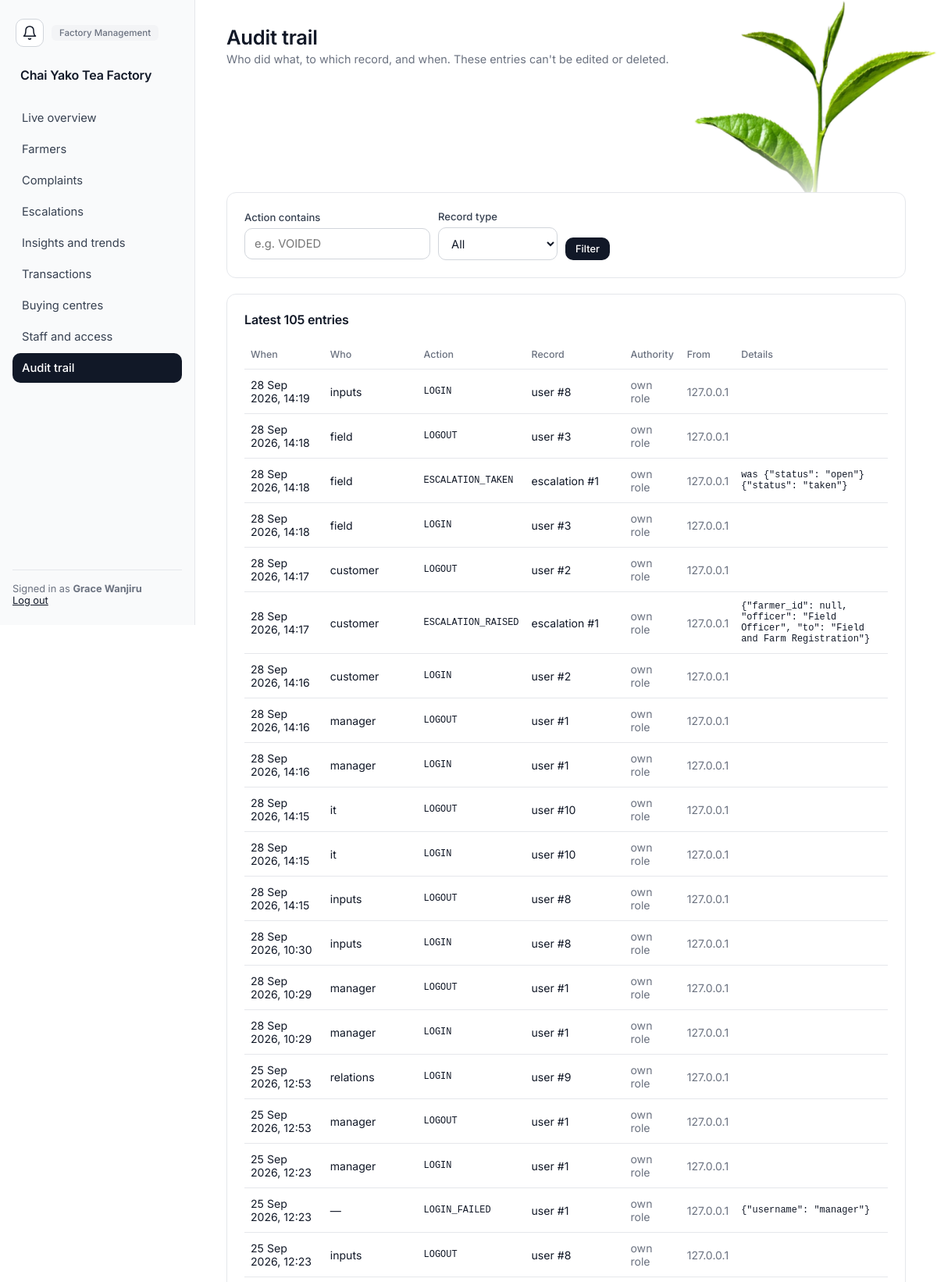
Screenshot of /management/audit (signed in, upper part) with the database file from the repository.
### app/models.py (models this page shows, shortened)
class Department(db.Model):
    __tablename__ = "departments"
    id = db.Column(db.Integer, primary_key=True)
    name = db.Column(db.String(100), unique=True, nullable=False)
    description = db.Column(db.String(255))
    status = db.Column(db.String(20), nullable=False, default="ACTIVE")
    created_at = db.Column(db.DateTime, nullable=False, default=utcnow)
    updated_at = db.Column(db.DateTime, nullable=False, default=utcnow, onupdate=utcnow)
    employees = db.relationship("Employee", back_populates="department")

class Employee(db.Model):
    __tablename__ = "employees"
    id = db.Column(db.Integer, primary_key=True)
    employee_number = db.Column(db.String(30), unique=True, nullable=False)
    first_name = db.Column(db.String(80), nullable=False)
    last_name = db.Column(db.String(80), nullable=False)
    phone = db.Column(db.String(30))
    email = db.Column(db.String(120))
    department_id = db.Column(db.Integer, db.ForeignKey("departments.id"), nullable=False, index=True)
    status = db.Column(db.String(20), nullable=False, default="ACTIVE")
    created_at = db.Column(db.DateTime, nullable=False, default=utcnow)
    updated_at = db.Column(db.DateTime, nullable=False, default=utcnow, onupdate=utcnow)
    department = db.relationship("Department", back_populates="employees")
    roles = db.relationship("Role", secondary=employee_roles, back_populates="employees")
    user = db.relationship("User", back_populates="employee", uselist=False)
    @property
    def full_name(self):
        return f"{self.first_name} {self.last_name}"

class AuditLog(db.Model):
    __tablename__ = "audit_logs"
    id = db.Column(db.Integer, primary_key=True)
    user_id = db.Column(db.Integer, db.ForeignKey("users.id"))
    action = db.Column(db.String(60), nullable=False)
    entity_type = db.Column(db.String(60))
    entity_id = db.Column(db.Integer)
    old_value = db.Column(db.Text)   # JSON
    new_value = db.Column(db.Text)   # JSON
    delegation_id = db.Column(db.Integer, db.ForeignKey("delegations.id"))
    ip_address = db.Column(db.String(45))
    created_at = db.Column(db.DateTime, nullable=False, default=utcnow)
    user = db.relationship("User")
    delegation = db.relationship("Delegation")
    __table_args__ = (
        db.Index("ix_audit_entity", "entity_type", "entity_id"),
        db.Index("ix_audit_created", "created_at"),
    )

class User(UserMixin, db.Model):
    __tablename__ = "users"
    id = db.Column(db.Integer, primary_key=True)
    employee_id = db.Column(db.Integer, db.ForeignKey("employees.id"), unique=True, nullable=False)
    username = db.Column(db.String(80), unique=True, nullable=False)
    password_hash = db.Column(db.String(255), nullable=False)
    pin_hash = db.Column(db.String(255))
    status = db.Column(db.String(20), nullable=False, default="ACTIVE")
    last_login_at = db.Column(db.DateTime)
    created_at = db.Column(db.DateTime, nullable=False, default=utcnow)
    updated_at = db.Column(db.DateTime, nullable=False, default=utcnow, onupdate=utcnow)
    employee = db.relationship("Employee", back_populates="user")
    @property
    def is_active(self):
        return self.status == "ACTIVE" and self.employee.status == "ACTIVE"
    @property
    def full_name(self):
        return self.employee.full_name
    @property
    def department(self):
        return self.employee.department

### app/management.py (the view)
@management_bp.route("/audit")
@permission_required("VIEW_AUDIT_LOG")
def audit():
    action = request.args.get("action", "").strip().upper()
    entity = request.args.get("entity", "").strip()
    query = AuditLog.query.outerjoin(User, User.id == AuditLog.user_id)
    if action:
        query = query.filter(AuditLog.action.like(f"%{action}%"))
    if entity:
        query = query.filter(AuditLog.entity_type == entity)
    entries = query.order_by(AuditLog.id.desc()).limit(200).all()
    entity_types = [row[0] for row in db.session.query(AuditLog.entity_type).distinct().order_by(AuditLog.entity_type)
                    if row[0]]
    return render_template("management/audit.html", entries=entries, action=action, entity=entity,
                           entity_types=entity_types)

### app/navigation.py (called while the page is built)
def home_endpoint(user):
    for permission, endpoint in _HOME:
        if has_permission(user, permission):
            return endpoint
    return "notices.board"          # an account with no working role still gets somewhere

def nav_items(user):
    allowed = [(endpoint, label) for endpoint, label, rule in _NAV
               if rule(lambda name: has_permission(user, name))]
    home = home_endpoint(user)
    allowed.sort(key=lambda item: item[0] != home)      # stable: only the home item moves up
    return allowed

def home_url(user):
    return url_for(home_endpoint(user))

### app/permissions.py (called while the page is built)
def role_permission_names(user):
    cache = g.setdefault("_role_permissions", {})
    if user.id not in cache:
        cache[user.id] = {
            permission.name
            for role in user.employee.roles if role.status == "ACTIVE"
            for permission in role.permissions
        }
    return cache[user.id]

def active_delegations(user):
    cache = g.setdefault("_active_delegations", {})
    if user.id not in cache:
        now = utcnow()
        rows = Delegation.query.filter_by(delegate_employee_id=user.employee_id, status="ACTIVE").all()
        cache[user.id] = [
            d for d in rows
            if delegation_is_active(d.status, d.start_at, d.expires_at, d.withdrawn_at, now)
        ]
    return cache[user.id]

def permission_source(user, name):
    if user is None or not getattr(user, "is_authenticated", False):
        return None
    if name in role_permission_names(user):
        return ("role", None)
    for delegation in active_delegations(user):
        if delegation.permission.name == name:
            return ("delegation", delegation.id)
    return None

def has_permission(user, name):
    return permission_source(user, name) is not None

def permission_required(*names):
    assert names, "permission_required() needs at least one permission name"
    def decorator(view):
        @wraps(view)
        @login_required
        def wrapped(*args, **kwargs):
            for name in names:
                source = permission_source(current_user, name)
                if source is not None:
                    g.acting_delegation_id = source[1]
                    return view(*args, **kwargs)
            abort(403)
        return wrapped
    return decorator

### app/services.py (called while the page is built)
def _live_notices():
    return Notice.query.filter(
        Notice.is_active.is_(True),
        or_(Notice.expires_at.is_(None), Notice.expires_at > utcnow()),
    )

### app/templates/management/audit.html (shortened to what this page needs)
{% extends "layout/base.html" %}
{% block content %}
<div class="topbar">
  <div class="greeting"><h1>Audit trail</h1><p>Who did what, to which record, and when. These entries can't be edited or deleted.</p></div>
</div>
<div class="card mb">
  <form method="GET" class="chart-toolbar" style="margin:0;">
    <div><label>Action contains</label><input type="text" name="action" value="{{ action }}" placeholder="e.g. VOIDED"></div>
    <div><label>Record type</label>
      <select name="entity"><option value="">All</option>
      </select></div>
    <div style="align-self:flex-end;"><button class="btn btn-primary btn-sm" type="submit">Filter</button></div>
  </form>
</div>
<div class="card">
  <div class="card-header"><h3>Latest {{ entries|length }} entries</h3></div>
  <div class="table-scroll">
  <table>
    <thead><tr><th>When</th><th>Who</th><th>Action</th><th>Record</th><th>Authority</th><th>From</th><th>Details</th></tr></thead>
    <tbody>
      {% for e in entries %}
      <tr>
        <td>{{ e.created_at|eat }}</td>
        <td>{{ e.user.username if e.user else '—' }}</td>
        <td class="mono">{{ e.action }}</td>
        <td>{{ e.entity_type or '—' }}{% if e.entity_id %} #{{ e.entity_id }}{% endif %}</td>
        <td>{% if e.delegation_id %}<span class="tag tag-dept">delegation #{{ e.delegation_id }}</span>{% else %}<span class="muted">own role</span>{% endif %}</td>
        <td class="muted">{{ e.ip_address or '' }}</td>
        <td class="mono" style="max-width:340px; word-break:break-word;">{% if e.old_value %}was {{ e.old_value }}<br>{% endif %}{{ e.new_value or '' }}</td>
      </tr>
      {% endfor %}
    </tbody>
  </table>
  </div>
</div>
{% endblock %}

### app/templates/layout/base.html (shortened to what this page needs)
<!DOCTYPE html>
<html lang="en">
<head>
<link rel="stylesheet" href="{{ url_for('static', filename='css/style.css') }}">
</head>
<body>
{% set bell_count = (unread_notices or 0) + (escalations_waiting or 0) %}
<div class="app-shell">
  <img class="leaf-corner" src="{{ url_for('static', filename='img/tea-leaf.png') }}" alt="" aria-hidden="true">
  <aside class="sidebar factory" id="sidebar">
    <div class="sidebar-top">
      <a href="{{ url_for('notices.board') }}" class="bell " aria-label="Notices" title="Notices"><svg viewBox="0 0 24 24" fill="none" stroke="currentColor" stroke-width="1.8" stroke-linecap="round" stroke-linejoin="round" aria-hidden="true"><path d="M18 8A6 6 0 0 0 6 8c0 7-3 9-3 9h18s-3-2-3-9"/><path d="M13.7 21a2 2 0 0 1-3.4 0"/></svg></a>
      <span class="role-badge">{{ current_user.department.name }}</span>
    </div>
    <div class="brand">{{ factory_name }}</div>
    <nav class="sidebar-links">
      {% for endpoint, label in nav_items %}
        <a href="{{ url_for(endpoint) }}" class="nav-link {% if request.endpoint and request.endpoint.startswith(endpoint) %}active{% endif %}">{{ label }}</a>
      {% endfor %}
    </nav>
    <div class="sidebar-footer">
      Signed in as <strong>{{ current_user.full_name }}</strong><br>
      <a href="{{ url_for('auth.logout') }}">Log out</a>
    </div>
  </aside>
  <main class="main-area">
    {% block content %}{% endblock %}
  </main>
</div>
</body>
</html>

### rows the page displays
Department: department.name "Factory Management"
Employee: full_name "Grace Wanjiru"
AuditLog: created_at|eat "28 Sep 2026, 14:19", user "inputs", action "LOGIN", entity_type "user", entity_id "8", shows "own role", ip_address "127.0.0.1"
AuditLog: created_at|eat "28 Sep 2026, 14:18", user "field", action "LOGOUT", entity_type "user", entity_id "3", shows "own role", ip_address "127.0.0.1"
AuditLog: created_at|eat "28 Sep 2026, 14:18", user "field", action "ESCALATION_TAKEN", entity_type "escalation", entity_id "1", shows "own role", ip_address "127.0.0.1", old_value "{\"status\": \"open\"}", new_value "{\"status\": \"taken\"}"
AuditLog: created_at|eat "28 Sep 2026, 14:18", user "field", action "LOGIN", entity_type "user", entity_id "3", shows "own role", ip_address "127.0.0.1"
AuditLog: created_at|eat "28 Sep 2026, 14:17", user "customer", action "LOGOUT", entity_type "user", entity_id "2", shows "own role", ip_address "127.0.0.1"
AuditLog: created_at|eat "28 Sep 2026, 14:17", user "customer", action "ESCALATION_RAISED", entity_type "escalation", entity_id "1", shows "own role", ip_address "127.0.0.1", new_value "{\"farmer_id\": null, \"officer\": \"Field Officer\", \"to\": \"Field and Farm Registration\"}"
AuditLog: created_at|eat "28 Sep 2026, 14:16", user "customer", action "LOGIN", entity_type "user", entity_id "2", shows "own role", ip_address "127.0.0.1"
AuditLog: created_at|eat "28 Sep 2026, 14:16", user "manager", action "LOGOUT", entity_type "user", entity_id "1", shows "own role", ip_address "127.0.0.1"
AuditLog: created_at|eat "28 Sep 2026, 14:16", user "manager", action "LOGIN", entity_type "user", entity_id "1", shows "own role", ip_address "127.0.0.1"
AuditLog: created_at|eat "28 Sep 2026, 14:15", user "it", action "LOGOUT", entity_type "user", entity_id "10", shows "own role", ip_address "127.0.0.1"
AuditLog: created_at|eat "28 Sep 2026, 14:15", user "it", action "LOGIN", entity_type "user", entity_id "10", shows "own role", ip_address "127.0.0.1"
AuditLog: created_at|eat "28 Sep 2026, 14:15", user "inputs", action "LOGOUT", entity_type "user", entity_id "8", shows "own role", ip_address "127.0.0.1"
AuditLog: created_at|eat "28 Sep 2026, 10:30", user "inputs", action "LOGIN", entity_type "user", entity_id "8", shows "own role", ip_address "127.0.0.1"
AuditLog: created_at|eat "28 Sep 2026, 10:29", user "manager", action "LOGOUT", entity_type "user", entity_id "1", shows "own role", ip_address "127.0.0.1"
AuditLog: created_at|eat "28 Sep 2026, 10:29", user "manager", action "LOGIN", entity_type "user", entity_id "1", shows "own role", ip_address "127.0.0.1"
AuditLog: created_at|eat "25 Sep 2026, 12:53", user "relations", action "LOGIN", entity_type "user", entity_id "9", shows "own role", ip_address "127.0.0.1"
AuditLog: created_at|eat "25 Sep 2026, 12:53", user "manager", action "LOGOUT", entity_type "user", entity_id "1", shows "own role", ip_address "127.0.0.1"
AuditLog: created_at|eat "25 Sep 2026, 12:23", user "manager", action "LOGIN", entity_type "user", entity_id "1", shows "own role", ip_address "127.0.0.1"
AuditLog: created_at|eat "25 Sep 2026, 12:23", user "—", action "LOGIN_FAILED", entity_type "user", entity_id "1", shows "own role", ip_address "127.0.0.1", new_value "{\"username\": \"manager\"}"
AuditLog: created_at|eat "25 Sep 2026, 12:23", user "inputs", action "LOGOUT", entity_type "user", entity_id "8", shows "own role", ip_address "127.0.0.1"

### other values shown
{{ factory_name }} "Chai Yako Tea Factory"
{{ label }} "Live overview" "Farmers" "Complaints" "Escalations" "Insights and trends" "Transactions" "Buying centres" "Staff and access" "Audit trail"
{{ entries|length }} "105"
